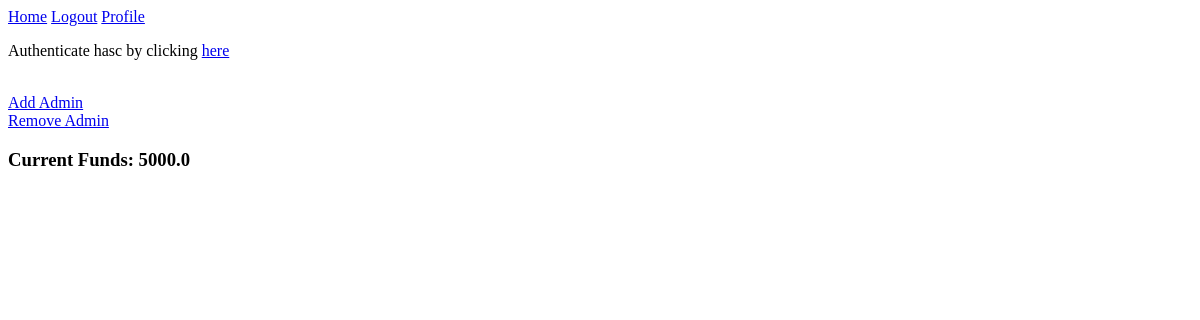
The app's page /donor/profile/1 (signed in), older data.
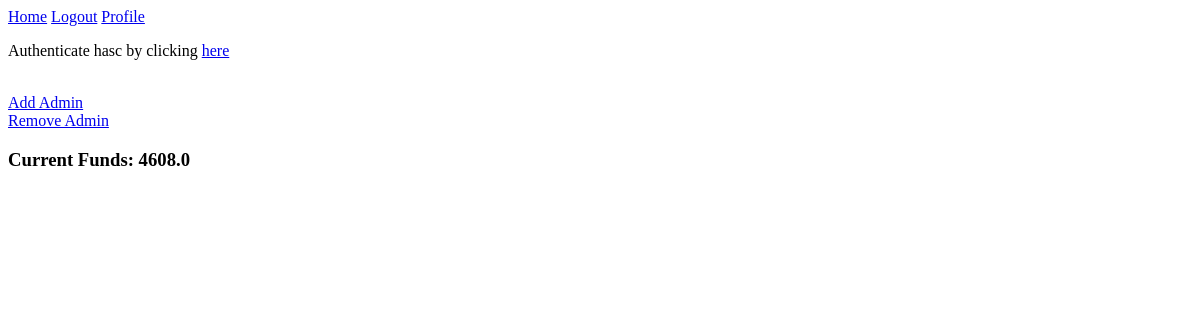
The same page, newer data.
### app/models.py (models this page shows)
class Charity(db.Model, UserMixin):
    id               = Column(Integer, primary_key=True, autoincrement=False, unique=True)
    charity_name     = Column(String(64), nullable=False)
    address          = Column(String(64), nullable=False)
    zip_code         = Column(String(64), nullable=False)
    phone            = Column(String(64), nullable=False)
    website          = Column(String(64))
    email            = Column(String(64), nullable=False, unique=True)
    password         = Column(String(64), nullable=False)
    contact_name     = Column(String(64))
    contact_cell     = Column(String(64), unique=True)
    contact_position = Column(String(64))
    bank             = Column(String(64), nullable=False)
    account_number   = Column(String(64), nullable=False)
    balance          = Column(Float, default=0)
    authenticated    = Column(Boolean, default=False)
    receipts         = db.relationship('Receipt', backref='charity', lazy='dynamic')
    pledges         = db.relationship('Pledge', backref='charity', lazy='dynamic')
    donations       = db.relationship('Donation', backref='charity', lazy='dynamic')

class Donor(db.Model, UserMixin):
    id              = Column(Integer, primary_key=True)
    first_name      = Column(String(64), nullable=False)
    last_name       = Column(String(64), nullable=False)
    address         = Column(String(64), nullable=False)
    zip_code        = Column(String(20), nullable=False)
    phone_home      = Column(String(64))
    phone_cell      = Column(String(64), nullable=False, unique=True)
    email           = Column(String(64), nullable=False, unique=True)
    password        = Column(String(64), nullable=False)
    bank            = Column(String(64))
    account_number  = Column(String(64))
    name_on_account = Column(String(64))
    current_balance = Column(Float, default=0)
    auto_replenish  = Column(Boolean, default=False)
    daily_pledges   = Column(Float, default=0)
    admin           = Column(Boolean, default=False)
    receipts        = db.relationship('Receipt', backref='donor', lazy='dynamic')
    pledges         = db.relationship('Pledge', backref='donor', lazy='dynamic')
    donations       = db.relationship('Donation', backref='donor', lazy='dynamic')

### app/donor/routes.py (the view)
@donor.route('/profile/<donor_id>', methods=('GET', 'POST'))
@login_required
def profile_page(donor_id):
    if not int(current_user.id) == int(donor_id):
        return redirect(url_for('main.home'))
    donor = Donor.query.filter_by(id=donor_id).first()
    charities_to_be_confirmed = Charity.query.filter_by(authenticated=False)
    add_funds_form = AddFunds()
    if add_funds_form.validate_on_submit():
        donor.current_balance += float(add_funds_form.amount.data)
        db.session.commit()
        flash('Funds added!')
        return redirect(url_for('donor.profile_page', donor_id=current_user.id))
    return render_template('profile.html',
                           donor=donor,
                           charities_to_be_confirmed=charities_to_be_confirmed,
                           add_funds_form=add_funds_form,
                           is_donor=is_donor)

### app/__init__.py (called while the page is built)
def create_app():
    app = Flask(__name__)
    app.config.from_object(Config)
    db.init_app(app)
    migrate.init_app(app,db)
    login_manager.init_app(app)
    mail.init_app(app)
    scheduler.init_app(app)
    scheduler.start()
    from app.models import Donor, Charity
    @login_manager.user_loader
    def load_user(user_id):
        donor = Donor.query.get(user_id)
        charity = Charity.query.get(user_id)
        if donor:
            return donor
        elif charity:
            return charity
        else:
            return None
    login_manager.login_view = 'main.login'
    from app.donor import donor
    from app.organization import organization
    from app.main import main
    app.register_blueprint(main)
    app.register_blueprint(donor)
    app.register_blueprint(organization)
    return app

### app/donor/templates/profile.html (shortened to what this page needs)
{% extends 'partials/base.html' %}
{% block content %}
    {% if current_user.admin == True %}
        {% for charity in charities_to_be_confirmed %}
            <p>Authenticate {{ charity.charity_name }} by clicking <a href="{{ url_for('organization.authenticate', charity_id=charity.id) }}">here</a></p>
        {% endfor %}
    {% endif %}
    <br/>
    {% if current_user.id == 1 %}
        <a href="{{ url_for('donor.add_admin') }}">Add Admin</a><br/>
        <a href="{{ url_for('donor.remove_admin') }}">Remove Admin</a><br/>
    {% endif %}
    <h3>Current Funds: {{ current_user.current_balance }}</h3>
{% endblock content %}

### app/main/templates/partials/base.html (shortened to what this page needs)
<!DOCTYPE html>
<html lang="en">
<head>
</head>
<body>
    <a href="{{ url_for('main.home') }}">Home</a>
    {% if current_user.is_authenticated %}
        <a href="{{ url_for('main.logout') }}">Logout</a>
        <a href="{{ url_for('donor.profile_page', donor_id=current_user.id) }}">Profile</a>
    {% else %}
        <a href="{{ url_for('main.login') }}">Login</a>
        <a href="{{ url_for('main.signup') }}">Sign Up</a>
    {% endif %}
    {% block content %}{% endblock content %}
</body>
</html>

Row changes from the older to the newer data that the page shows:
changed Donor: current_balance "5000.0" → "4608.0"
